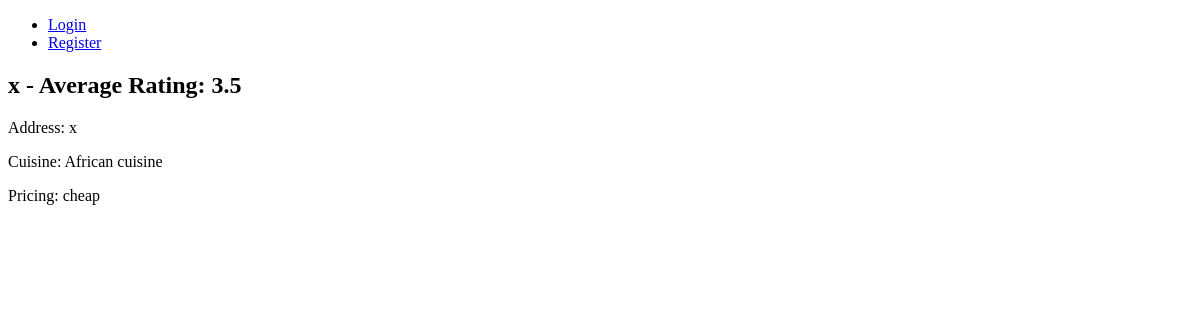
Before: /restaurants/6/ with the older database file.
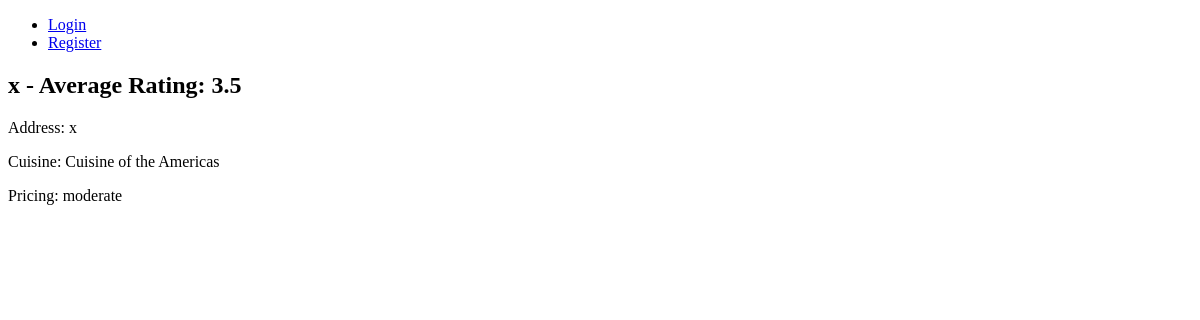
After: the same page with the newer database file.
### reviews/models.py (models this page shows, shortened)
class Restaurant(models.Model):
    RESTAURANT_TYPE_OPTIONS: List[Tuple[str, str]] = [
        ('african_cuisine', 'African cuisine'),
        ('american_cuisine', 'Cuisine of the Americas'),
        ('asian_cuisine', 'Asian cuisine'),
        ('european_cuisine', 'European cuisine'),
        ('oceanic_cuisine', 'Oceanic cuisine'),
    ]
    name = models.CharField(max_length=100)
    cuisine = models.CharField(max_length=50, choices=RESTAURANT_TYPE_OPTIONS, default='european_cuisine')
    address = models.TextField(max_length=200)
    created_by = models.ForeignKey(get_user_model(), on_delete=models.CASCADE)
    def average_rating(self):
        reviews = Review.objects.filter(restaurant=self)
        return reviews.aggregate(Avg('rating'))['rating__avg'] or 0
    def get_restaurant_pricing_category_eval(self):
        pricing_counts = Counter(review.pricing for review in self.review_set.all())
        most_used_pricing, *_ = pricing_counts.most_common(2)
        def sort_key(pricing):
            return (-pricing_counts[pricing], pricing)
        if most_used_pricing and len(pricing_counts) > 1 and most_used_pricing[1] == pricing_counts.most_common(2)[1][1]:
            tied_pricing = [pricing for pricing, count in pricing_counts.items() if count == most_used_pricing[1]]
            tie_scenarios = [
                (['cheap', 'high'], 'moderate'),
                (['cheap', 'overpriced'], 'moderate'),
                (['moderate', 'overpriced'], 'high')
            ]
            for pricings, result in tie_scenarios:
                if set(pricings).issubset(tied_pricing):
                    return result
            ordered_tied_pricing = sorted(tied_pricing, key=sort_key, reverse=True)
            return ' - '.join(ordered_tied_pricing)
        return most_used_pricing[0] if most_used_pricing else None

class Review(models.Model):
    RATINGS_OPTIONS: List[Tuple[int, str]] = [
        (1, '1'),
        (2, '2'),
        (3, '3'),
        (4, '4'),
        (5, '5'),
    ]
    PRICING_CATEGORY_OPTIONS: List[Tuple[str, str]] = [
        ('cheap', 'Cheap'),
        ('moderate', 'Moderate'),
        ('high', 'High'),
        ('overpriced', 'Overpriced'),
    ]
    restaurant = models.ForeignKey(Restaurant, on_delete=models.CASCADE)
    customer = models.ForeignKey(get_user_model(), on_delete=models.CASCADE)
    created = models.DateTimeField(auto_now_add=True)
    rating = models.IntegerField(choices=RATINGS_OPTIONS, default=3)
    pricing = models.CharField(max_length=30, choices=PRICING_CATEGORY_OPTIONS, default='moderate')
    comment = models.TextField(max_length=500, blank=True, null=True)
    class Meta:
        unique_together = ['restaurant', 'customer']

### reviews/views.py (the view)
# urls.py: path('restaurants/<int:restaurant_id>/', restaurant_detail, name='restaurant_detail'),
def restaurant_detail(request, restaurant_id):
    restaurant = get_object_or_404(Restaurant, id=restaurant_id)
    return render(request, 'reviews/restaurant_detail.html', {'restaurant': restaurant})

### reviews/templates/reviews/restaurant_detail.html (shortened to what this page needs)
<!DOCTYPE html>
<html lang="en">
<head>
    {% extends 'main.html' %}
{% block content %}
    <h2>{{ restaurant.name }} - Average Rating: {{ restaurant.average_rating }}</h2>
    <p>Address: {{ restaurant.address }}</p>
    <p>Cuisine: {{ restaurant.get_cuisine_display }}</p>
    <p>Pricing: {{ restaurant.get_restaurant_pricing_category_eval }}</p>
{% endblock content %}

### templates/main.html (shortened to what this page needs)
<!DOCTYPE html>
{% load static %}
<html lang="en">
<head>
</head>
<body>
{% include 'navbar.html' %}
{% block content %}
{% endblock content %}
</body>
</html>

### templates/navbar.html
<nav>
    <ul>
        {% if user.is_authenticated %}
            <li><a href="{% url 'user_reviews' %}">My Reviews</a></li>
            <li><a href="{% url 'restaurant_list' %}">Browse Restaurants</a></li>
            <li><a href="{% url 'add_restaurant' %}">Add Restaurant</a></li>
            <li><a href="{% url 'logout' %}">Logout</a></li>
        {% else %}
            <li><a href="{% url 'login' %}">Login</a></li>
            {% if not request.user.is_authenticated %}
                <li><a href="{% url 'register' %}">Register</a></li>
            {% endif %}
        {% endif %}
    </ul>
</nav>

Changed rows visible on the page:
changed Restaurant: cuisine "African cuisine" → "Cuisine of the Americas"; get_restaurant_pricing_category_eval "cheap" → "moderate"
